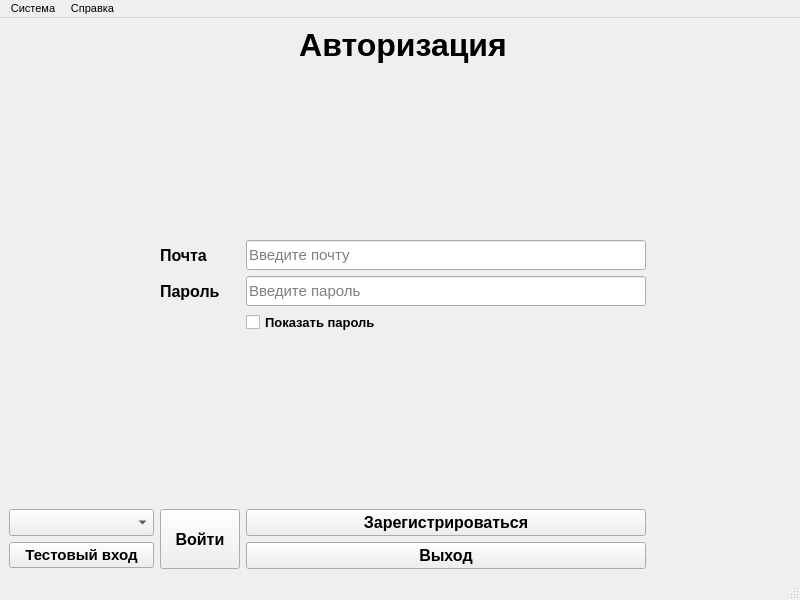
<?xml version="1.0" encoding="UTF-8"?>
<ui version="4.0">
 <class>MainWindow</class>
 <widget class="QMainWindow" name="MainWindow">
  <property name="geometry">
   <rect>
    <x>0</x>
    <y>0</y>
    <width>800</width>
    <height>600</height>
   </rect>
  </property>
  <property name="font">
   <font>
    <pointsize>8</pointsize>
   </font>
  </property>
  <property name="windowTitle">
   <string>Авторизация</string>
  </property>
  <widget class="QWidget" name="centralwidget">
   <layout class="QGridLayout" name="gridLayout_2">
    <item row="0" column="0">
     <layout class="QGridLayout" name="gridLayout">
      <item row="1" column="1">
       <spacer name="verticalSpacer_2">
        <property name="orientation">
         <enum>Qt::Vertical</enum>
        </property>
        <property name="sizeHint" stdset="0">
         <size>
          <width>20</width>
          <height>40</height>
         </size>
        </property>
       </spacer>
      </item>
      <item row="2" column="3">
       <spacer name="horizontalSpacer_2">
        <property name="orientation">
         <enum>Qt::Horizontal</enum>
        </property>
        <property name="sizeType">
         <enum>QSizePolicy::Expanding</enum>
        </property>
        <property name="sizeHint" stdset="0">
         <size>
          <width>40</width>
          <height>20</height>
         </size>
        </property>
       </spacer>
      </item>
      <item row="2" column="1">
       <widget class="QLabel" name="emailLabel">
        <property name="sizePolicy">
         <sizepolicy hsizetype="Minimum" vsizetype="Preferred">
          <horstretch>0</horstretch>
          <verstretch>0</verstretch>
         </sizepolicy>
        </property>
        <property name="font">
         <font>
          <pointsize>12</pointsize>
          <weight>75</weight>
          <bold>true</bold>
         </font>
        </property>
        <property name="text">
         <string>Почта</string>
        </property>
       </widget>
      </item>
      <item row="5" column="1">
       <spacer name="verticalSpacer">
        <property name="orientation">
         <enum>Qt::Vertical</enum>
        </property>
        <property name="sizeHint" stdset="0">
         <size>
          <width>20</width>
          <height>40</height>
         </size>
        </property>
       </spacer>
      </item>
      <item row="6" column="1" rowspan="2">
       <widget class="QPushButton" name="authPushButton">
        <property name="sizePolicy">
         <sizepolicy hsizetype="Maximum" vsizetype="Expanding">
          <horstretch>0</horstretch>
          <verstretch>0</verstretch>
         </sizepolicy>
        </property>
        <property name="font">
         <font>
          <pointsize>12</pointsize>
          <weight>75</weight>
          <bold>true</bold>
         </font>
        </property>
        <property name="text">
         <string>Войти</string>
        </property>
       </widget>
      </item>
      <item row="0" column="1" colspan="2">
       <widget class="QLabel" name="label">
        <property name="font">
         <font>
          <pointsize>24</pointsize>
          <weight>75</weight>
          <bold>true</bold>
         </font>
        </property>
        <property name="text">
         <string>Авторизация</string>
        </property>
        <property name="alignment">
         <set>Qt::AlignCenter</set>
        </property>
       </widget>
      </item>
      <item row="7" column="2">
       <widget class="QPushButton" name="exitPushButton">
        <property name="font">
         <font>
          <pointsize>12</pointsize>
          <weight>75</weight>
          <bold>true</bold>
         </font>
        </property>
        <property name="text">
         <string>Выход</string>
        </property>
       </widget>
      </item>
      <item row="2" column="0">
       <spacer name="horizontalSpacer">
        <property name="orientation">
         <enum>Qt::Horizontal</enum>
        </property>
        <property name="sizeType">
         <enum>QSizePolicy::Expanding</enum>
        </property>
        <property name="sizeHint" stdset="0">
         <size>
          <width>40</width>
          <height>20</height>
         </size>
        </property>
       </spacer>
      </item>
      <item row="6" column="2">
       <widget class="QPushButton" name="regPushButton">
        <property name="font">
         <font>
          <pointsize>12</pointsize>
          <weight>75</weight>
          <bold>true</bold>
         </font>
        </property>
        <property name="text">
         <string>Зарегистрироваться</string>
        </property>
       </widget>
      </item>
      <item row="3" column="1">
       <widget class="QLabel" name="passwordLabel">
        <property name="sizePolicy">
         <sizepolicy hsizetype="Maximum" vsizetype="Preferred">
          <horstretch>0</horstretch>
          <verstretch>0</verstretch>
         </sizepolicy>
        </property>
        <property name="font">
         <font>
          <pointsize>12</pointsize>
          <weight>75</weight>
          <bold>true</bold>
         </font>
        </property>
        <property name="text">
         <string>Пароль</string>
        </property>
       </widget>
      </item>
      <item row="4" column="2">
       <widget class="QCheckBox" name="showPasswordCheckBox">
        <property name="font">
         <font>
          <pointsize>10</pointsize>
          <weight>75</weight>
          <bold>true</bold>
         </font>
        </property>
        <property name="text">
         <string>Показать пароль</string>
        </property>
       </widget>
      </item>
      <item row="3" column="2">
       <widget class="QLineEdit" name="passwordLineEdit">
        <property name="minimumSize">
         <size>
          <width>0</width>
          <height>30</height>
         </size>
        </property>
        <property name="maximumSize">
         <size>
          <width>16777215</width>
          <height>30</height>
         </size>
        </property>
        <property name="font">
         <font>
          <pointsize>11</pointsize>
         </font>
        </property>
        <property name="placeholderText">
         <string>Введите пароль</string>
        </property>
       </widget>
      </item>
      <item row="2" column="2">
       <widget class="QLineEdit" name="emailLineEdit">
        <property name="minimumSize">
         <size>
          <width>400</width>
          <height>30</height>
         </size>
        </property>
        <property name="maximumSize">
         <size>
          <width>16777215</width>
          <height>30</height>
         </size>
        </property>
        <property name="font">
         <font>
          <pointsize>11</pointsize>
         </font>
        </property>
        <property name="tabletTracking">
         <bool>false</bool>
        </property>
        <property name="placeholderText">
         <string>Введите почту</string>
        </property>
       </widget>
      </item>
      <item row="6" column="0">
       <widget class="QComboBox" name="usersComboBox">
        <property name="sizePolicy">
         <sizepolicy hsizetype="Minimum" vsizetype="Minimum">
          <horstretch>0</horstretch>
          <verstretch>0</verstretch>
         </sizepolicy>
        </property>
        <property name="font">
         <font>
          <pointsize>11</pointsize>
          <weight>75</weight>
          <bold>true</bold>
         </font>
        </property>
       </widget>
      </item>
      <item row="7" column="0">
       <widget class="QPushButton" name="debugEnterPushButton">
        <property name="font">
         <font>
          <pointsize>11</pointsize>
          <weight>75</weight>
          <bold>true</bold>
         </font>
        </property>
        <property name="text">
         <string>Тестовый вход</string>
        </property>
       </widget>
      </item>
     </layout>
    </item>
   </layout>
  </widget>
  <widget class="QMenuBar" name="menubar">
   <property name="geometry">
    <rect>
     <x>0</x>
     <y>0</y>
     <width>800</width>
     <height>21</height>
    </rect>
   </property>
   <widget class="QMenu" name="menu">
    <property name="title">
     <string>Система</string>
    </property>
    <addaction name="exitAction"/>
   </widget>
   <widget class="QMenu" name="menu_2">
    <property name="title">
     <string>Справка</string>
    </property>
    <addaction name="aboutAppAction"/>
   </widget>
   <addaction name="menu"/>
   <addaction name="menu_2"/>
  </widget>
  <widget class="QStatusBar" name="statusbar"/>
  <action name="exitAction">
   <property name="text">
    <string>Закрыть приложение</string>
   </property>
  </action>
  <action name="aboutAppAction">
   <property name="text">
    <string>О программе</string>
   </property>
  </action>
 </widget>
 <tabstops>
  <tabstop>emailLineEdit</tabstop>
  <tabstop>passwordLineEdit</tabstop>
  <tabstop>showPasswordCheckBox</tabstop>
  <tabstop>authPushButton</tabstop>
  <tabstop>regPushButton</tabstop>
  <tabstop>exitPushButton</tabstop>
  <tabstop>usersComboBox</tabstop>
  <tabstop>debugEnterPushButton</tabstop>
 </tabstops>
 <resources/>
 <connections/>
</ui>
